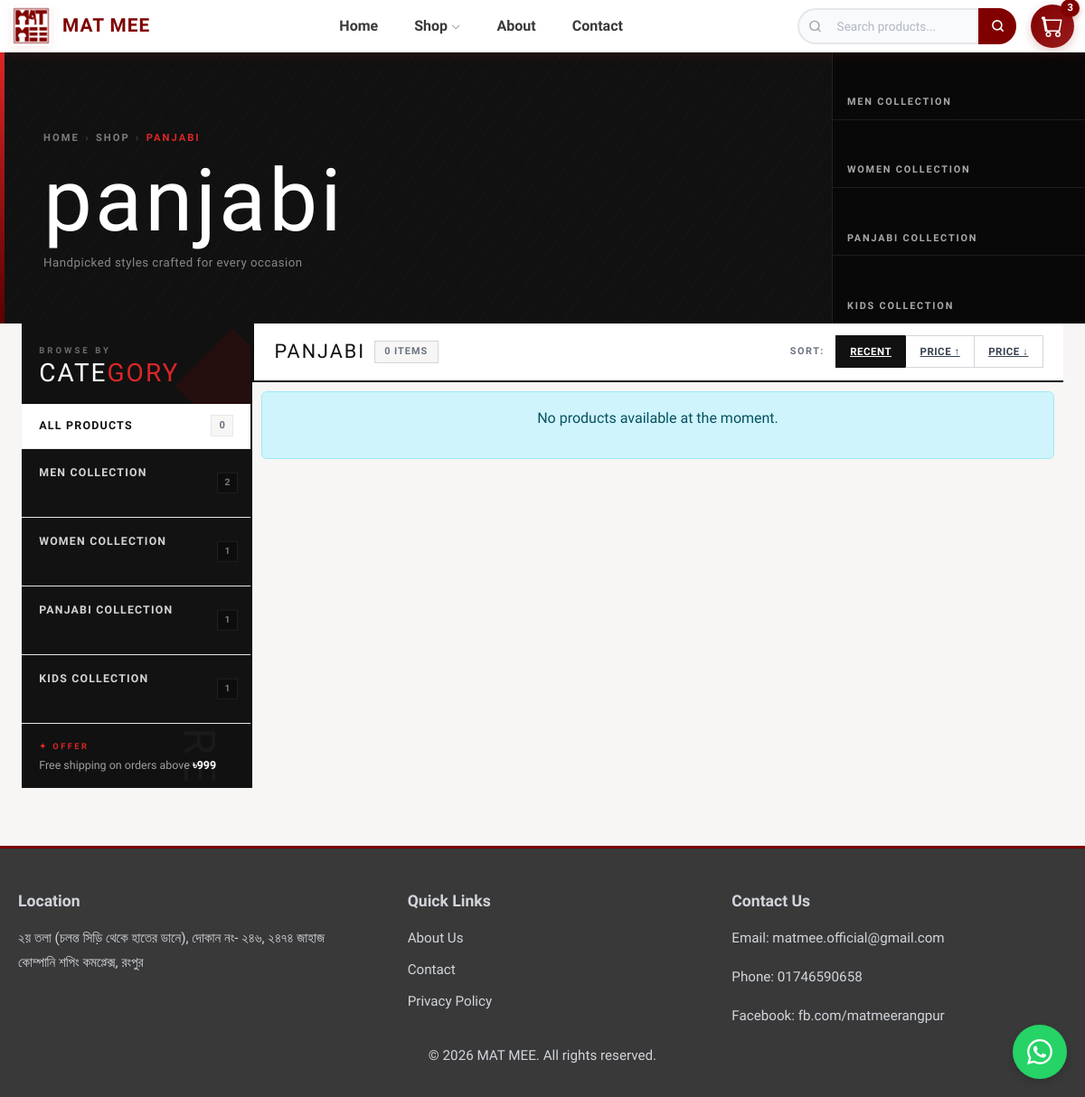
The page /MAT-MEE/shop.php?category=panjabi on the database its author committed.
### tables this page shows
CREATE TABLE categories (
    id INT AUTO_INCREMENT PRIMARY KEY,
    name VARCHAR(100) NOT NULL,
    slug VARCHAR(120) UNIQUE NOT NULL,
    image VARCHAR(255),
    description TEXT
);

### MAT-MEE/components/connection.php (called while the page is built, shortened)
<?php
class DatabaseConnection {
    private static $instance = null;
    private $connection;
    private $host = 'localhost';
    private $user = 'root';
    private $password = '';
    private $database = 'matmee';
    private function __construct() {
        $this->connection = new mysqli(
            $this->host,
            $this->user,
            $this->password,
            $this->database
        );
        $this->connection->set_charset("utf8");
    }
    public static function getInstance() {
        if (!self::$instance) {
            self::$instance = new self();
        }
        return self::$instance;
    }
    private function prepareAndExecute($query, $params = []) {
        if (empty($params)) {
            return $this->connection->query($query);
        }
        $stmt = $this->connection->prepare($query);
        $types = '';
        foreach ($params as $p) {
            $types .= is_int($p) ? 'i' : (is_float($p) ? 'd' : 's');
        }
        $stmt->bind_param($types, ...$params);
        $stmt->execute();
        return $stmt->get_result();
    }
    public function fetch($query, $params = []) {
        $result = $this->prepareAndExecute($query, $params);
        return $result->fetch_all(MYSQLI_ASSOC);
    }
    public function execute($query, $params = []) {
        $stmt = $this->connection->prepare($query);
        $types = '';
        foreach ($params as $p) {
            $types .= is_int($p) ? 'i' : (is_float($p) ? 'd' : 's');
        }
        $stmt->bind_param($types, ...$params);
        return $stmt->affected_rows >= 0 ? $stmt->affected_rows : true;
    }
}

### MAT-MEE/shop.php (the view, shortened to what this page needs)
<?php
require_once 'components/config-page.php';
require_once 'components/connection.php';
$db = DatabaseConnection::getInstance();
$metaRow  = $db->fetch("SELECT value FROM metadata WHERE name = 'shop_img' LIMIT 1");
$shopImg  = !empty($metaRow[0]['value'])
            ? 'upload/categories/' . htmlspecialchars($metaRow[0]['value'])
            : '';
$categories = $db->fetch(
    "SELECT c.id, c.name, c.slug, c.image, c.description,
            COUNT(p.id) AS product_count
     FROM   categories c
     LEFT JOIN products p ON c.id = p.category_id
     GROUP  BY c.id, c.name, c.slug, c.image, c.description"
);
$currentCategory = isset($_GET['category']) ? trim($_GET['category']) : '';
$searchQuery     = isset($_GET['search'])   ? trim($_GET['search'])   : '';
$sortBy          = isset($_GET['sort'])     ? $_GET['sort']           : 'recent';
if (!empty($currentCategory)) {
    $safeCat  = $currentCategory;
    $countRes = $db->fetch(
        "SELECT COUNT(p.id) AS total
         FROM   products p
         JOIN   categories c ON p.category_id = c.id
         WHERE  c.name = '{$safeCat}'"
    );
} else {
    $countRes = $db->fetch("SELECT COUNT(*) AS total FROM products");
}
$totalProducts = $countRes[0]['total'] ?? 0;
$activeCat = null;
?>
<link rel="stylesheet" href="asset/css/shop.css">
<div class="shop-hero">
    <div class="shop-hero__inner">
        <nav class="shop-breadcrumb">
            <a href="index.php">Home</a>
            <span class="sep">›</span>
            <?php if (!empty($currentCategory)): ?>
                <a href="shop.php">Shop</a>
                <span class="sep">›</span>
                <span class="current"><?= htmlspecialchars($currentCategory) ?></span>
            <?php else: ?>
                <span class="current">Shop</span>
            <?php endif; ?>
        </nav>
        <h1 class="shop-hero__title">
            <?php if (!empty($currentCategory)): ?>
                <?= htmlspecialchars($currentCategory) ?>
            <?php else: ?>
                Our&nbsp;<em>Collection</em>
            <?php endif; ?>
        </h1>
        <p class="shop-hero__sub">
            <?php if ($activeCat && !empty($activeCat['description'])): ?>
                <?= htmlspecialchars(mb_strimwidth($activeCat['description'], 0, 120, '…')) ?>
            <?php elseif (!empty($searchQuery)): ?>
                Showing results for: "<?= htmlspecialchars($searchQuery) ?>"
            <?php else: ?>
                Handpicked styles crafted for every occasion
            <?php endif; ?>
        </p>
    </div>
    <?php if (!empty($categories)): ?>
    <div class="shop-hero__cats">
        <?php
        foreach ($categories as $cat):
            $catBg = !empty($cat['image'])
                     ? 'upload/categories/' . htmlspecialchars($cat['image'])
                     : $shopImg;
            $isActive = ($cat['name'] === $currentCategory) ? 'active' : '';
        ?>
        <a href="shop.php?category=<?= urlencode($cat['name']) ?>"
           class="hero-cat-item <?= $isActive ?>">
            <?php if ($catBg): ?>
            <span class="hero-cat-item__bg"
                  style="background-image:url('<?= $catBg ?>')"></span>
            <?php endif; ?>
            <span class="hero-cat-item__name"><?= htmlspecialchars($cat['name']) ?></span>
        </a>
        <?php endforeach; ?>
    </div>
    <?php endif; ?>
</div>
<section class="shop-section" id="shop">
    <div class="shop-container">
        <div class="shop-layout">
            <aside class="sidebar-col">
                <div class="categories-sidebar">
                    <div class="sidebar-top">
                        <div class="sidebar-top__label">Browse by</div>
                        <div class="sidebar-top__title">CATE<span>GORY</span></div>
                    </div>
                    <a href="shop.php"
                       class="cat-all <?= empty($currentCategory) ? 'active' : '' ?>">
                        <span class="cat-all__name">All Products</span>
                        <span class="cat-all__count"><?= $totalProducts ?></span>
                    </a>
                    <div class="sidebar-cats-scroll">
                        <?php foreach ($categories as $cat): ?>
                            <?php
                                $catBg   = !empty($cat['image'])
                                           ? 'upload/categories/' . htmlspecialchars($cat['image'])
                                           : $shopImg;
                                $isActive = ($cat['name'] === $currentCategory) ? 'active' : '';
                            ?>
                            <a href="shop.php?category=<?= urlencode($cat['name']) ?>"
                               class="cat-card <?= $isActive ?>">
                                <?php if ($catBg): ?>
                                <span class="cat-card__bg"
                                      style="background-image:url('<?= $catBg ?>')"></span>
                                <?php endif; ?>
                                <span class="cat-card__body">
                                    <span class="cat-card__name"><?= htmlspecialchars($cat['name']) ?></span>
                                </span>
                                <span class="cat-card__count"><?= $cat['product_count'] ?></span>
                            </a>
                        <?php endforeach; ?>
                    </div>
                    <div class="sidebar-promo">
                        <div class="sidebar-promo__tag">✦ Offer</div>
                        <div class="sidebar-promo__text">
                            Free shipping on orders above
                            <span class="sidebar-promo__amount">৳999</span>
                        </div>
                    </div>
                </div>
            </aside>
            <main class="main-col">
                <div class="sort-bar">
                    <div class="sort-bar__left">
                        <span class="sort-bar__heading">
                            <?php if (!empty($currentCategory)): ?>
                                <?= htmlspecialchars(strtoupper($currentCategory)) ?>
                            <?php elseif (!empty($searchQuery)): ?>
                                RESULTS
                            <?php else: ?>
                                ALL ITEMS
                            <?php endif; ?>
                        </span>
                        <span class="results-chip"><?= $totalProducts ?> item<?= $totalProducts != 1 ? 's' : '' ?></span>
                    </div>
                    <div class="sort-bar__right">
                        <span class="sort-label">Sort:</span>
                        <?php
                        $baseUrl = 'shop.php?';
                        if (!empty($currentCategory))
                            $baseUrl .= 'category=' . urlencode($currentCategory) . '&';
                        ?>
                        <a href="<?= $baseUrl ?>sort=recent"
                           class="sort-btn <?= $sortBy === 'recent' ? 'active' : '' ?>">
                            Recent
                        </a>
                        <a href="<?= $baseUrl ?>sort=price_asc"
                           class="sort-btn <?= $sortBy === 'price_asc' ? 'active' : '' ?>">
                            Price ↑
                        </a>
                        <a href="<?= $baseUrl ?>sort=price_desc"
                           class="sort-btn <?= $sortBy === 'price_desc' ? 'active' : '' ?>">
                            Price ↓
                        </a>
                    </div>
                </div>
                <div id="productsContainer">
                </div>
            </main>
        </div>
    </div>
</section>
<?php require_once 'components/page_close.php'; ?>

### MAT-MEE/asset/css/style.css (style rules this page uses)
:root { --primary-color: #800000; --secondary-color: #991b1b; --light-color: #ffffff; --text-dark: #393939; --text-light: #6b7280; --border-color: #e5e7eb; --accent-red: #dc2626; --transition: all 0.3s ease; --font: 'Hind Siliguri', 'Segoe UI', Tahoma, Geneva, Verdana, sans-serif; }
* { margin: 0; padding: 0; box-sizing: border-box; }
body { font-family: 'Hind Siliguri', 'Segoe UI', Tahoma, Geneva, Verdana, sans-serif; color: var(--text-dark); line-height: 1.6; overflow-x: hidden; }
html { scroll-behavior: smooth; }
#productsContainer { transition: opacity 0.4s ease, transform 0.4s ease; padding: 10px; }
.categories-sidebar { color:#1a1a1a; }

### rows shown on the page
categories: name "MEN COLLECTION", product_count "2"
categories: name "WOMEN COLLECTION", product_count "1"
categories: name "PANJABI COLLECTION", product_count "1"
categories: name "KIDS COLLECTION", product_count "1"

### other values the page prints
$cartCount "3"
$currentCategory "PANJABI"
$currentCategory "panjabi"
$totalProducts "0"
